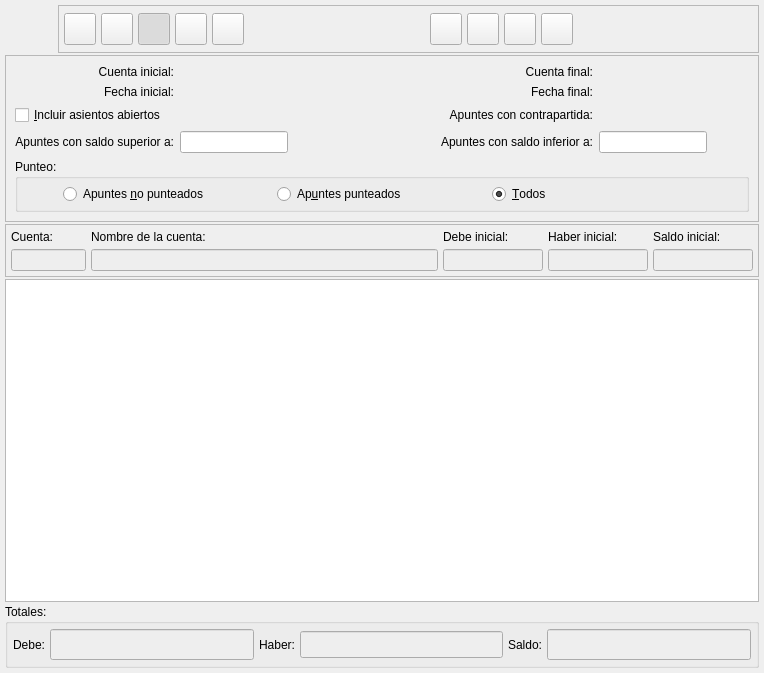
<ui version="4.0" >
 <class>ExtractoBase</class>
 <widget class="QWidget" name="ExtractoBase" >
  <property name="geometry" >
   <rect>
    <x>0</x>
    <y>0</y>
    <width>764</width>
    <height>673</height>
   </rect>
  </property>
  <property name="windowTitle" >
   <string>Extracto de Cuentas</string>
  </property>
  <property name="windowIcon" >
   <iconset resource="../../../bulmages.qrc" >:/BulmaCont32x32/images/png/i_mayor.xpm</iconset>
  </property>
  <layout class="QGridLayout" >
   <property name="margin" >
    <number>5</number>
   </property>
   <property name="spacing" >
    <number>2</number>
   </property>
   <item row="1" column="0" >
    <widget class="QFrame" name="frame" >
     <property name="frameShape" >
      <enum>QFrame::StyledPanel</enum>
     </property>
     <property name="frameShadow" >
      <enum>QFrame::Raised</enum>
     </property>
     <layout class="QGridLayout" >
      <property name="margin" >
       <number>9</number>
      </property>
      <property name="spacing" >
       <number>6</number>
      </property>
      <item row="3" column="4" >
       <widget class="QLineEdit" name="mui_saldoinf" >
        <property name="sizePolicy" >
         <sizepolicy>
          <hsizetype>0</hsizetype>
          <vsizetype>0</vsizetype>
          <horstretch>0</horstretch>
          <verstretch>0</verstretch>
         </sizepolicy>
        </property>
       </widget>
      </item>
      <item row="3" column="0" >
       <widget class="QLabel" name="textLabel1_3" >
        <property name="text" >
         <string>Apuntes con saldo superior a:</string>
        </property>
        <property name="alignment" >
         <set>Qt::AlignRight|Qt::AlignTrailing|Qt::AlignVCenter</set>
        </property>
       </widget>
      </item>
      <item row="3" column="1" >
       <widget class="QLineEdit" name="mui_saldosup" >
        <property name="sizePolicy" >
         <sizepolicy>
          <hsizetype>0</hsizetype>
          <vsizetype>0</vsizetype>
          <horstretch>0</horstretch>
          <verstretch>0</verstretch>
         </sizepolicy>
        </property>
       </widget>
      </item>
      <item row="3" column="2" colspan="2" >
       <widget class="QLabel" name="textLabel1_3_2" >
        <property name="text" >
         <string>Apuntes con saldo inferior a:</string>
        </property>
        <property name="alignment" >
         <set>Qt::AlignRight|Qt::AlignTrailing|Qt::AlignVCenter</set>
        </property>
       </widget>
      </item>
      <item row="2" column="0" colspan="2" >
       <widget class="QCheckBox" name="mui_asAbiertos" >
        <property name="text" >
         <string>&amp;Incluir asientos abiertos</string>
        </property>
       </widget>
      </item>
      <item row="2" column="2" colspan="2" >
       <widget class="QLabel" name="textLabel1_3_2_2" >
        <property name="text" >
         <string>Apuntes con contrapartida:</string>
        </property>
        <property name="alignment" >
         <set>Qt::AlignRight|Qt::AlignTrailing|Qt::AlignVCenter</set>
        </property>
       </widget>
      </item>
      <item row="2" column="4" >
       <widget class="BusquedaCuenta" native="1" name="mui_codigocontrapartida" />
      </item>
      <item row="1" column="0" >
       <widget class="QLabel" name="textLabel1" >
        <property name="text" >
         <string>Fecha inicial:</string>
        </property>
        <property name="alignment" >
         <set>Qt::AlignRight|Qt::AlignTrailing|Qt::AlignVCenter</set>
        </property>
       </widget>
      </item>
      <item row="1" column="1" colspan="2" >
       <widget class="BusquedaFecha" native="1" name="m_fechainicial1" >
        <property name="minimumSize" >
         <size>
          <width>150</width>
          <height>0</height>
         </size>
        </property>
       </widget>
      </item>
      <item row="0" column="1" colspan="2" >
       <widget class="BusquedaCuenta" native="1" name="m_codigoinicial" >
        <property name="minimumSize" >
         <size>
          <width>150</width>
          <height>0</height>
         </size>
        </property>
       </widget>
      </item>
      <item row="1" column="3" >
       <widget class="QLabel" name="textLabel1_2" >
        <property name="text" >
         <string>Fecha final:</string>
        </property>
        <property name="alignment" >
         <set>Qt::AlignRight|Qt::AlignTrailing|Qt::AlignVCenter</set>
        </property>
       </widget>
      </item>
      <item row="1" column="4" >
       <widget class="BusquedaFecha" native="1" name="m_fechafinal1" >
        <property name="minimumSize" >
         <size>
          <width>150</width>
          <height>0</height>
         </size>
        </property>
       </widget>
      </item>
      <item row="0" column="0" >
       <widget class="QLabel" name="TextLabel1" >
        <property name="text" >
         <string>Cuenta inicial:</string>
        </property>
        <property name="alignment" >
         <set>Qt::AlignRight|Qt::AlignTrailing|Qt::AlignVCenter</set>
        </property>
       </widget>
      </item>
      <item row="0" column="3" >
       <widget class="QLabel" name="TextLabel1_2_2" >
        <property name="text" >
         <string>Cuenta final:</string>
        </property>
        <property name="alignment" >
         <set>Qt::AlignRight|Qt::AlignTrailing|Qt::AlignVCenter</set>
        </property>
       </widget>
      </item>
      <item row="0" column="4" >
       <widget class="BusquedaCuenta" native="1" name="m_codigofinal" >
        <property name="minimumSize" >
         <size>
          <width>150</width>
          <height>0</height>
         </size>
        </property>
       </widget>
      </item>
      <item row="4" column="0" colspan="5" >
       <widget class="QGroupBox" name="buttonGroup1" >
        <property name="minimumSize" >
         <size>
          <width>0</width>
          <height>50</height>
         </size>
        </property>
        <property name="title" >
         <string>Punteo:</string>
        </property>
        <layout class="QGridLayout" >
         <property name="margin" >
          <number>5</number>
         </property>
         <property name="spacing" >
          <number>5</number>
         </property>
         <item row="0" column="4" >
          <spacer>
           <property name="orientation" >
            <enum>Qt::Horizontal</enum>
           </property>
           <property name="sizeType" >
            <enum>QSizePolicy::Preferred</enum>
           </property>
           <property name="sizeHint" >
            <size>
             <width>40</width>
             <height>20</height>
            </size>
           </property>
          </spacer>
         </item>
         <item row="0" column="0" >
          <spacer>
           <property name="orientation" >
            <enum>Qt::Horizontal</enum>
           </property>
           <property name="sizeType" >
            <enum>QSizePolicy::Preferred</enum>
           </property>
           <property name="sizeHint" >
            <size>
             <width>40</width>
             <height>20</height>
            </size>
           </property>
          </spacer>
         </item>
         <item row="0" column="1" >
          <widget class="QRadioButton" name="mui_punteonopunteado" >
           <property name="sizePolicy" >
            <sizepolicy>
             <hsizetype>7</hsizetype>
             <vsizetype>0</vsizetype>
             <horstretch>0</horstretch>
             <verstretch>0</verstretch>
            </sizepolicy>
           </property>
           <property name="text" >
            <string>Apuntes &amp;no punteados</string>
           </property>
          </widget>
         </item>
         <item row="0" column="2" >
          <widget class="QRadioButton" name="mui_punteopunteado" >
           <property name="sizePolicy" >
            <sizepolicy>
             <hsizetype>7</hsizetype>
             <vsizetype>0</vsizetype>
             <horstretch>0</horstretch>
             <verstretch>0</verstretch>
            </sizepolicy>
           </property>
           <property name="text" >
            <string>Ap&amp;untes punteados</string>
           </property>
          </widget>
         </item>
         <item row="0" column="3" >
          <widget class="QRadioButton" name="mui_punteotodos" >
           <property name="sizePolicy" >
            <sizepolicy>
             <hsizetype>7</hsizetype>
             <vsizetype>0</vsizetype>
             <horstretch>0</horstretch>
             <verstretch>0</verstretch>
            </sizepolicy>
           </property>
           <property name="text" >
            <string>&amp;Todos</string>
           </property>
           <property name="checked" >
            <bool>true</bool>
           </property>
          </widget>
         </item>
        </layout>
       </widget>
      </item>
     </layout>
    </widget>
   </item>
   <item row="0" column="0" >
    <layout class="QHBoxLayout" >
     <property name="margin" >
      <number>0</number>
     </property>
     <property name="spacing" >
      <number>5</number>
     </property>
     <item>
      <widget class="QLabel" name="pixmapLabel1" >
       <property name="sizePolicy" >
        <sizepolicy>
         <hsizetype>0</hsizetype>
         <vsizetype>0</vsizetype>
         <horstretch>0</horstretch>
         <verstretch>0</verstretch>
        </sizepolicy>
       </property>
       <property name="minimumSize" >
        <size>
         <width>48</width>
         <height>48</height>
        </size>
       </property>
       <property name="maximumSize" >
        <size>
         <width>48</width>
         <height>48</height>
        </size>
       </property>
       <property name="pixmap" >
        <pixmap resource="../../../bulmages.qrc" >:/BulmaCont32x32/images/png/i_mayor.xpm</pixmap>
       </property>
       <property name="scaledContents" >
        <bool>true</bool>
       </property>
      </widget>
     </item>
     <item>
      <widget class="QFrame" name="frame_3" >
       <property name="frameShape" >
        <enum>QFrame::StyledPanel</enum>
       </property>
       <property name="frameShadow" >
        <enum>QFrame::Raised</enum>
       </property>
       <layout class="QHBoxLayout" >
        <property name="margin" >
         <number>5</number>
        </property>
        <property name="spacing" >
         <number>5</number>
        </property>
        <item>
         <widget class="QToolButton" name="mui_guardar" >
          <property name="minimumSize" >
           <size>
            <width>32</width>
            <height>32</height>
           </size>
          </property>
          <property name="maximumSize" >
           <size>
            <width>32</width>
            <height>32</height>
           </size>
          </property>
          <property name="toolTip" >
           <string>Imprimir albaran</string>
          </property>
          <property name="whatsThis" >
           <string>Imprimir albaran</string>
          </property>
          <property name="text" >
           <string/>
          </property>
          <property name="icon" >
           <iconset resource="../../../bulmages.qrc" >:/Genericos32x32/images/png/i_save.xpm</iconset>
          </property>
          <property name="iconSize" >
           <size>
            <width>22</width>
            <height>22</height>
           </size>
          </property>
          <property name="checkable" >
           <bool>false</bool>
          </property>
          <property name="checked" >
           <bool>false</bool>
          </property>
         </widget>
        </item>
        <item>
         <widget class="QToolButton" name="mui_imprimir" >
          <property name="minimumSize" >
           <size>
            <width>32</width>
            <height>32</height>
           </size>
          </property>
          <property name="maximumSize" >
           <size>
            <width>32</width>
            <height>32</height>
           </size>
          </property>
          <property name="toolTip" >
           <string>Borrar albaran</string>
          </property>
          <property name="whatsThis" >
           <string>Borrar albaran</string>
          </property>
          <property name="text" >
           <string/>
          </property>
          <property name="icon" >
           <iconset resource="../../../bulmages.qrc" >:/Genericos32x32/images/png/i_filePrint.xpm</iconset>
          </property>
          <property name="iconSize" >
           <size>
            <width>22</width>
            <height>22</height>
           </size>
          </property>
         </widget>
        </item>
        <item>
         <widget class="QToolButton" name="mui_filtrar" >
          <property name="minimumSize" >
           <size>
            <width>32</width>
            <height>32</height>
           </size>
          </property>
          <property name="maximumSize" >
           <size>
            <width>32</width>
            <height>32</height>
           </size>
          </property>
          <property name="toolTip" >
           <string>Imprimir albaran</string>
          </property>
          <property name="whatsThis" >
           <string>Imprimir albaran</string>
          </property>
          <property name="text" >
           <string/>
          </property>
          <property name="icon" >
           <iconset resource="../../../bulmages.qrc" >:/Genericos32x32/images/png/i_find.png</iconset>
          </property>
          <property name="iconSize" >
           <size>
            <width>22</width>
            <height>22</height>
           </size>
          </property>
          <property name="checkable" >
           <bool>true</bool>
          </property>
          <property name="checked" >
           <bool>true</bool>
          </property>
         </widget>
        </item>
        <item>
         <widget class="QToolButton" name="mui_configurar" >
          <property name="minimumSize" >
           <size>
            <width>32</width>
            <height>32</height>
           </size>
          </property>
          <property name="maximumSize" >
           <size>
            <width>32</width>
            <height>32</height>
           </size>
          </property>
          <property name="toolTip" >
           <string>Imprimir albaran</string>
          </property>
          <property name="whatsThis" >
           <string>Imprimir albaran</string>
          </property>
          <property name="text" >
           <string/>
          </property>
          <property name="icon" >
           <iconset resource="../../../bulmages.qrc" >:/Genericos32x32/images/png/i_packageSettings.png</iconset>
          </property>
          <property name="iconSize" >
           <size>
            <width>22</width>
            <height>22</height>
           </size>
          </property>
          <property name="checkable" >
           <bool>false</bool>
          </property>
          <property name="checked" >
           <bool>false</bool>
          </property>
         </widget>
        </item>
        <item>
         <widget class="QToolButton" name="mui_actualizar" >
          <property name="minimumSize" >
           <size>
            <width>32</width>
            <height>32</height>
           </size>
          </property>
          <property name="maximumSize" >
           <size>
            <width>32</width>
            <height>32</height>
           </size>
          </property>
          <property name="toolTip" >
           <string>Actualizar</string>
          </property>
          <property name="whatsThis" >
           <string>Actualizar</string>
          </property>
          <property name="text" >
           <string/>
          </property>
          <property name="icon" >
           <iconset resource="../../../bulmages.qrc" >:/Genericos32x32/images/png/i_reload.png</iconset>
          </property>
          <property name="iconSize" >
           <size>
            <width>22</width>
            <height>22</height>
           </size>
          </property>
          <property name="checkable" >
           <bool>false</bool>
          </property>
          <property name="checked" >
           <bool>false</bool>
          </property>
         </widget>
        </item>
        <item>
         <spacer>
          <property name="orientation" >
           <enum>Qt::Horizontal</enum>
          </property>
          <property name="sizeType" >
           <enum>QSizePolicy::Expanding</enum>
          </property>
          <property name="sizeHint" >
           <size>
            <width>121</width>
            <height>26</height>
           </size>
          </property>
         </spacer>
        </item>
        <item>
         <widget class="QToolButton" name="mui_casacion" >
          <property name="minimumSize" >
           <size>
            <width>32</width>
            <height>32</height>
           </size>
          </property>
          <property name="maximumSize" >
           <size>
            <width>32</width>
            <height>32</height>
           </size>
          </property>
          <property name="text" >
           <string/>
          </property>
          <property name="icon" >
           <iconset resource="../../../bulmages.qrc" >:/BulmaCont32x32/images/png/i_casacion.xpm</iconset>
          </property>
          <property name="iconSize" >
           <size>
            <width>22</width>
            <height>22</height>
           </size>
          </property>
         </widget>
        </item>
        <item>
         <widget class="QToolButton" name="mui_guardarpunteo" >
          <property name="minimumSize" >
           <size>
            <width>32</width>
            <height>32</height>
           </size>
          </property>
          <property name="maximumSize" >
           <size>
            <width>32</width>
            <height>32</height>
           </size>
          </property>
          <property name="text" >
           <string/>
          </property>
          <property name="icon" >
           <iconset resource="../../../bulmages.qrc" >:/Genericos32x32/images/png/i_save.xpm</iconset>
          </property>
          <property name="iconSize" >
           <size>
            <width>22</width>
            <height>22</height>
           </size>
          </property>
         </widget>
        </item>
        <item>
         <widget class="QToolButton" name="mui_cargarpunteos" >
          <property name="minimumSize" >
           <size>
            <width>32</width>
            <height>32</height>
           </size>
          </property>
          <property name="maximumSize" >
           <size>
            <width>32</width>
            <height>32</height>
           </size>
          </property>
          <property name="text" >
           <string/>
          </property>
          <property name="icon" >
           <iconset resource="../../../bulmages.qrc" >:/BulmaCont32x32/images/png/i_fileOpen2.png</iconset>
          </property>
          <property name="iconSize" >
           <size>
            <width>22</width>
            <height>22</height>
           </size>
          </property>
         </widget>
        </item>
        <item>
         <widget class="QToolButton" name="mui_borrapunteo" >
          <property name="minimumSize" >
           <size>
            <width>32</width>
            <height>32</height>
           </size>
          </property>
          <property name="maximumSize" >
           <size>
            <width>32</width>
            <height>32</height>
           </size>
          </property>
          <property name="text" >
           <string/>
          </property>
          <property name="icon" >
           <iconset resource="../../../bulmages.qrc" >:/Genericos32x32/images/png/i_editDelete.png</iconset>
          </property>
          <property name="iconSize" >
           <size>
            <width>22</width>
            <height>22</height>
           </size>
          </property>
         </widget>
        </item>
        <item>
         <spacer>
          <property name="orientation" >
           <enum>Qt::Horizontal</enum>
          </property>
          <property name="sizeHint" >
           <size>
            <width>40</width>
            <height>20</height>
           </size>
          </property>
         </spacer>
        </item>
       </layout>
      </widget>
     </item>
    </layout>
   </item>
   <item row="2" column="0" >
    <widget class="QFrame" name="frame_2" >
     <property name="frameShape" >
      <enum>QFrame::StyledPanel</enum>
     </property>
     <property name="frameShadow" >
      <enum>QFrame::Raised</enum>
     </property>
     <layout class="QGridLayout" >
      <property name="margin" >
       <number>5</number>
      </property>
      <property name="spacing" >
       <number>5</number>
      </property>
      <item row="0" column="4" >
       <widget class="QLabel" name="TextLabel2_4" >
        <property name="text" >
         <string>Saldo inicial:</string>
        </property>
       </widget>
      </item>
      <item row="0" column="0" >
       <widget class="QLabel" name="TextLabel1_3" >
        <property name="text" >
         <string>Cuenta:</string>
        </property>
       </widget>
      </item>
      <item row="0" column="3" >
       <widget class="QLabel" name="TextLabel2_3" >
        <property name="text" >
         <string>Haber inicial:</string>
        </property>
       </widget>
      </item>
      <item row="0" column="2" >
       <widget class="QLabel" name="TextLabel2_2" >
        <property name="text" >
         <string>Debe inicial:</string>
        </property>
       </widget>
      </item>
      <item row="1" column="3" >
       <widget class="QLineEdit" name="inicialhaber" >
        <property name="enabled" >
         <bool>true</bool>
        </property>
        <property name="maximumSize" >
         <size>
          <width>100</width>
          <height>32767</height>
         </size>
        </property>
        <property name="palette" >
         <palette>
          <active>
           <colorrole role="Base" >
            <brush brushstyle="SolidPattern" >
             <color alpha="255" >
              <red>238</red>
              <green>238</green>
              <blue>238</blue>
             </color>
            </brush>
           </colorrole>
          </active>
          <inactive>
           <colorrole role="Base" >
            <brush brushstyle="SolidPattern" >
             <color alpha="255" >
              <red>238</red>
              <green>238</green>
              <blue>238</blue>
             </color>
            </brush>
           </colorrole>
          </inactive>
          <disabled>
           <colorrole role="Base" >
            <brush brushstyle="SolidPattern" >
             <color alpha="255" >
              <red>255</red>
              <green>255</green>
              <blue>255</blue>
             </color>
            </brush>
           </colorrole>
          </disabled>
         </palette>
        </property>
        <property name="readOnly" >
         <bool>true</bool>
        </property>
       </widget>
      </item>
      <item row="0" column="1" >
       <widget class="QLabel" name="TextLabel2_2_2" >
        <property name="sizePolicy" >
         <sizepolicy>
          <hsizetype>7</hsizetype>
          <vsizetype>5</vsizetype>
          <horstretch>0</horstretch>
          <verstretch>0</verstretch>
         </sizepolicy>
        </property>
        <property name="text" >
         <string>Nombre de la cuenta:</string>
        </property>
       </widget>
      </item>
      <item row="1" column="2" >
       <widget class="QLineEdit" name="inicialdebe" >
        <property name="enabled" >
         <bool>true</bool>
        </property>
        <property name="sizePolicy" >
         <sizepolicy>
          <hsizetype>4</hsizetype>
          <vsizetype>0</vsizetype>
          <horstretch>0</horstretch>
          <verstretch>0</verstretch>
         </sizepolicy>
        </property>
        <property name="maximumSize" >
         <size>
          <width>100</width>
          <height>32767</height>
         </size>
        </property>
        <property name="palette" >
         <palette>
          <active>
           <colorrole role="Base" >
            <brush brushstyle="SolidPattern" >
             <color alpha="255" >
              <red>238</red>
              <green>238</green>
              <blue>238</blue>
             </color>
            </brush>
           </colorrole>
          </active>
          <inactive>
           <colorrole role="Base" >
            <brush brushstyle="SolidPattern" >
             <color alpha="255" >
              <red>238</red>
              <green>238</green>
              <blue>238</blue>
             </color>
            </brush>
           </colorrole>
          </inactive>
          <disabled>
           <colorrole role="Base" >
            <brush brushstyle="SolidPattern" >
             <color alpha="255" >
              <red>255</red>
              <green>255</green>
              <blue>255</blue>
             </color>
            </brush>
           </colorrole>
          </disabled>
         </palette>
        </property>
        <property name="readOnly" >
         <bool>true</bool>
        </property>
       </widget>
      </item>
      <item row="1" column="0" >
       <widget class="QLineEdit" name="codigocuenta" >
        <property name="enabled" >
         <bool>true</bool>
        </property>
        <property name="sizePolicy" >
         <sizepolicy>
          <hsizetype>4</hsizetype>
          <vsizetype>0</vsizetype>
          <horstretch>0</horstretch>
          <verstretch>0</verstretch>
         </sizepolicy>
        </property>
        <property name="maximumSize" >
         <size>
          <width>75</width>
          <height>32767</height>
         </size>
        </property>
        <property name="palette" >
         <palette>
          <active>
           <colorrole role="Base" >
            <brush brushstyle="SolidPattern" >
             <color alpha="255" >
              <red>238</red>
              <green>238</green>
              <blue>238</blue>
             </color>
            </brush>
           </colorrole>
          </active>
          <inactive>
           <colorrole role="Base" >
            <brush brushstyle="SolidPattern" >
             <color alpha="255" >
              <red>238</red>
              <green>238</green>
              <blue>238</blue>
             </color>
            </brush>
           </colorrole>
          </inactive>
          <disabled>
           <colorrole role="Base" >
            <brush brushstyle="SolidPattern" >
             <color alpha="255" >
              <red>255</red>
              <green>255</green>
              <blue>255</blue>
             </color>
            </brush>
           </colorrole>
          </disabled>
         </palette>
        </property>
        <property name="readOnly" >
         <bool>true</bool>
        </property>
       </widget>
      </item>
      <item row="1" column="1" >
       <widget class="QLineEdit" name="nombrecuenta" >
        <property name="enabled" >
         <bool>true</bool>
        </property>
        <property name="sizePolicy" >
         <sizepolicy>
          <hsizetype>4</hsizetype>
          <vsizetype>0</vsizetype>
          <horstretch>0</horstretch>
          <verstretch>0</verstretch>
         </sizepolicy>
        </property>
        <property name="maximumSize" >
         <size>
          <width>700</width>
          <height>32767</height>
         </size>
        </property>
        <property name="palette" >
         <palette>
          <active>
           <colorrole role="Base" >
            <brush brushstyle="SolidPattern" >
             <color alpha="255" >
              <red>238</red>
              <green>238</green>
              <blue>238</blue>
             </color>
            </brush>
           </colorrole>
          </active>
          <inactive>
           <colorrole role="Base" >
            <brush brushstyle="SolidPattern" >
             <color alpha="255" >
              <red>238</red>
              <green>238</green>
              <blue>238</blue>
             </color>
            </brush>
           </colorrole>
          </inactive>
          <disabled>
           <colorrole role="Base" >
            <brush brushstyle="SolidPattern" >
             <color alpha="255" >
              <red>255</red>
              <green>255</green>
              <blue>255</blue>
             </color>
            </brush>
           </colorrole>
          </disabled>
         </palette>
        </property>
        <property name="readOnly" >
         <bool>true</bool>
        </property>
       </widget>
      </item>
      <item row="1" column="4" >
       <widget class="QLineEdit" name="inicialsaldo" >
        <property name="enabled" >
         <bool>true</bool>
        </property>
        <property name="maximumSize" >
         <size>
          <width>100</width>
          <height>32767</height>
         </size>
        </property>
        <property name="palette" >
         <palette>
          <active>
           <colorrole role="Base" >
            <brush brushstyle="SolidPattern" >
             <color alpha="255" >
              <red>238</red>
              <green>238</green>
              <blue>238</blue>
             </color>
            </brush>
           </colorrole>
          </active>
          <inactive>
           <colorrole role="Base" >
            <brush brushstyle="SolidPattern" >
             <color alpha="255" >
              <red>238</red>
              <green>238</green>
              <blue>238</blue>
             </color>
            </brush>
           </colorrole>
          </inactive>
          <disabled>
           <colorrole role="Base" >
            <brush brushstyle="SolidPattern" >
             <color alpha="255" >
              <red>255</red>
              <green>255</green>
              <blue>255</blue>
             </color>
            </brush>
           </colorrole>
          </disabled>
         </palette>
        </property>
        <property name="readOnly" >
         <bool>true</bool>
        </property>
       </widget>
      </item>
     </layout>
    </widget>
   </item>
   <item row="3" column="0" >
    <widget class="ExtractoSubForm" name="mui_list" >
     <property name="sizePolicy" >
      <sizepolicy>
       <hsizetype>7</hsizetype>
       <vsizetype>7</vsizetype>
       <horstretch>0</horstretch>
       <verstretch>0</verstretch>
      </sizepolicy>
     </property>
    </widget>
   </item>
   <item row="4" column="0" >
    <widget class="QGroupBox" name="groupBox" >
     <property name="title" >
      <string>Totales:</string>
     </property>
     <layout class="QGridLayout" >
      <property name="margin" >
       <number>5</number>
      </property>
      <property name="spacing" >
       <number>5</number>
      </property>
      <item row="0" column="2" >
       <widget class="QLabel" name="TextLabel2_5" >
        <property name="frameShape" >
         <enum>QFrame::NoFrame</enum>
        </property>
        <property name="frameShadow" >
         <enum>QFrame::Plain</enum>
        </property>
        <property name="text" >
         <string>Haber:</string>
        </property>
       </widget>
      </item>
      <item row="0" column="3" >
       <widget class="QLineEdit" name="totalhaber" >
        <property name="enabled" >
         <bool>true</bool>
        </property>
        <property name="palette" >
         <palette>
          <active>
           <colorrole role="Base" >
            <brush brushstyle="SolidPattern" >
             <color alpha="255" >
              <red>238</red>
              <green>238</green>
              <blue>238</blue>
             </color>
            </brush>
           </colorrole>
          </active>
          <inactive>
           <colorrole role="Base" >
            <brush brushstyle="SolidPattern" >
             <color alpha="255" >
              <red>238</red>
              <green>238</green>
              <blue>238</blue>
             </color>
            </brush>
           </colorrole>
          </inactive>
          <disabled>
           <colorrole role="Base" >
            <brush brushstyle="SolidPattern" >
             <color alpha="255" >
              <red>255</red>
              <green>255</green>
              <blue>255</blue>
             </color>
            </brush>
           </colorrole>
          </disabled>
         </palette>
        </property>
        <property name="font" >
         <font>
          <pointsize>12</pointsize>
         </font>
        </property>
        <property name="alignment" >
         <set>Qt::AlignRight</set>
        </property>
        <property name="readOnly" >
         <bool>true</bool>
        </property>
       </widget>
      </item>
      <item row="0" column="4" >
       <widget class="QLabel" name="TextLabel2_6" >
        <property name="frameShape" >
         <enum>QFrame::NoFrame</enum>
        </property>
        <property name="frameShadow" >
         <enum>QFrame::Plain</enum>
        </property>
        <property name="text" >
         <string>Saldo:</string>
        </property>
       </widget>
      </item>
      <item row="0" column="5" >
       <widget class="QLineEdit" name="totalsaldo" >
        <property name="enabled" >
         <bool>true</bool>
        </property>
        <property name="palette" >
         <palette>
          <active>
           <colorrole role="Base" >
            <brush brushstyle="SolidPattern" >
             <color alpha="255" >
              <red>238</red>
              <green>238</green>
              <blue>238</blue>
             </color>
            </brush>
           </colorrole>
          </active>
          <inactive>
           <colorrole role="Base" >
            <brush brushstyle="SolidPattern" >
             <color alpha="255" >
              <red>238</red>
              <green>238</green>
              <blue>238</blue>
             </color>
            </brush>
           </colorrole>
          </inactive>
          <disabled>
           <colorrole role="Base" >
            <brush brushstyle="SolidPattern" >
             <color alpha="255" >
              <red>255</red>
              <green>255</green>
              <blue>255</blue>
             </color>
            </brush>
           </colorrole>
          </disabled>
         </palette>
        </property>
        <property name="font" >
         <font>
          <family>Sans Serif</family>
          <pointsize>12</pointsize>
          <weight>75</weight>
          <italic>false</italic>
          <bold>true</bold>
          <underline>false</underline>
          <strikeout>false</strikeout>
         </font>
        </property>
        <property name="alignment" >
         <set>Qt::AlignRight</set>
        </property>
        <property name="readOnly" >
         <bool>true</bool>
        </property>
       </widget>
      </item>
      <item row="0" column="1" >
       <widget class="QLineEdit" name="totaldebe" >
        <property name="enabled" >
         <bool>true</bool>
        </property>
        <property name="palette" >
         <palette>
          <active>
           <colorrole role="Base" >
            <brush brushstyle="SolidPattern" >
             <color alpha="255" >
              <red>238</red>
              <green>238</green>
              <blue>238</blue>
             </color>
            </brush>
           </colorrole>
          </active>
          <inactive>
           <colorrole role="Base" >
            <brush brushstyle="SolidPattern" >
             <color alpha="255" >
              <red>238</red>
              <green>238</green>
              <blue>238</blue>
             </color>
            </brush>
           </colorrole>
          </inactive>
          <disabled>
           <colorrole role="Base" >
            <brush brushstyle="SolidPattern" >
             <color alpha="255" >
              <red>255</red>
              <green>255</green>
              <blue>255</blue>
             </color>
            </brush>
           </colorrole>
          </disabled>
         </palette>
        </property>
        <property name="font" >
         <font>
          <family>Sans Serif</family>
          <pointsize>12</pointsize>
          <weight>75</weight>
          <italic>false</italic>
          <bold>true</bold>
          <underline>false</underline>
          <strikeout>false</strikeout>
         </font>
        </property>
        <property name="alignment" >
         <set>Qt::AlignRight</set>
        </property>
        <property name="readOnly" >
         <bool>true</bool>
        </property>
       </widget>
      </item>
      <item row="0" column="0" >
       <widget class="QLabel" name="TextLabel2" >
        <property name="frameShape" >
         <enum>QFrame::NoFrame</enum>
        </property>
        <property name="frameShadow" >
         <enum>QFrame::Plain</enum>
        </property>
        <property name="text" >
         <string>Debe:</string>
        </property>
       </widget>
      </item>
     </layout>
    </widget>
   </item>
  </layout>
 </widget>
 <layoutdefault spacing="2" margin="5" />
 <customwidgets>
  <customwidget>
   <class>ExtractoSubForm</class>
   <extends>QTableWidget</extends>
   <header>extractosubform.h</header>
  </customwidget>
  <customwidget>
   <class>BusquedaFecha</class>
   <extends>QWidget</extends>
   <header>../../bulmalib/busquedafecha.h</header>
  </customwidget>
  <customwidget>
   <class>BusquedaCuenta</class>
   <extends>QWidget</extends>
   <header>busquedacuenta.h</header>
  </customwidget>
 </customwidgets>
 <tabstops>
  <tabstop>codigocuenta</tabstop>
  <tabstop>nombrecuenta</tabstop>
  <tabstop>inicialhaber</tabstop>
  <tabstop>inicialdebe</tabstop>
  <tabstop>inicialsaldo</tabstop>
  <tabstop>totaldebe</tabstop>
  <tabstop>totalhaber</tabstop>
  <tabstop>totalsaldo</tabstop>
 </tabstops>
 <resources>
  <include location="../../../bulmages.qrc" />
 </resources>
 <connections>
  <connection>
   <sender>mui_filtrar</sender>
   <signal>toggled(bool)</signal>
   <receiver>frame</receiver>
   <slot>setShown(bool)</slot>
   <hints>
    <hint type="sourcelabel" >
     <x>153</x>
     <y>44</y>
    </hint>
    <hint type="destinationlabel" >
     <x>224</x>
     <y>116</y>
    </hint>
   </hints>
  </connection>
 </connections>
</ui>
